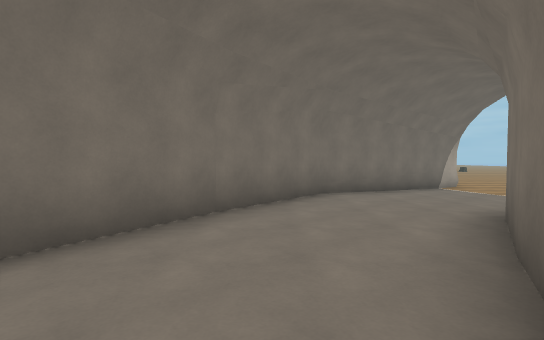
[1] (above)

14 first-person views from a walk through a Godot game level. The camera is 1.4 m above the floor, tilts 2° down and sees 85° across. The floor is counted in squares, 2 m on a side. Each view is taken from the middle of a square. On the plan, view 1 faces up. The plan holds only what a view shows up to about 10 squares ahead; the rest is blank. The place goes on beyond the plan. Characters and animated objects are left out. Surface patterns are stand-ins for the level's own textures.

[2]
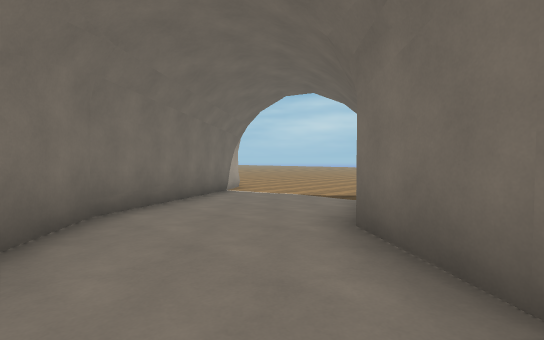

[3]
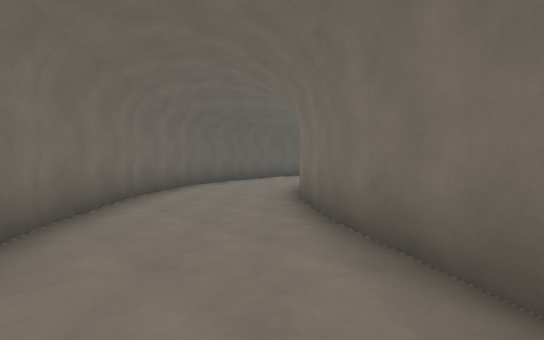

[4]
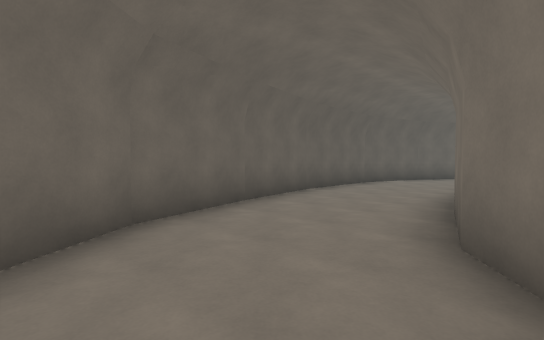

[5]
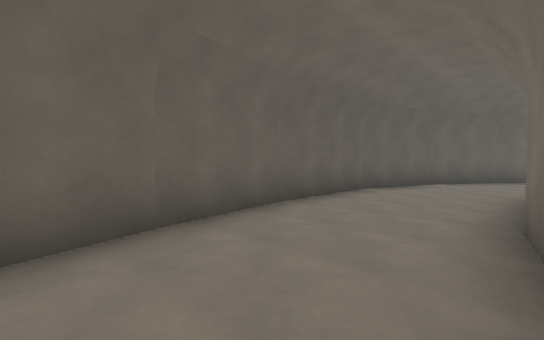

[6]
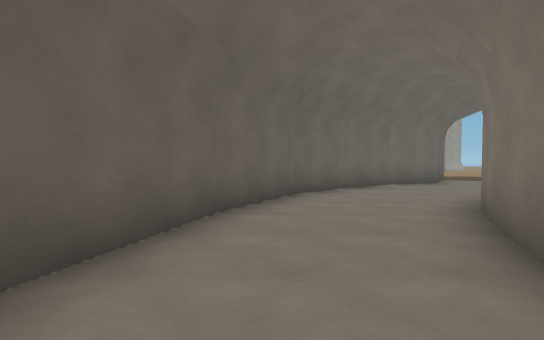

[7]
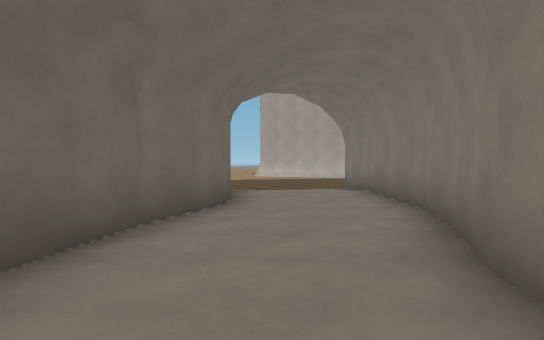

[8]
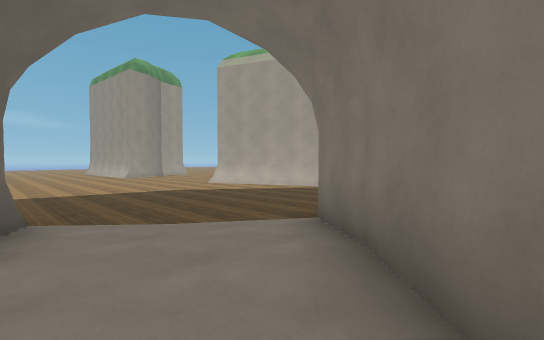

[9]
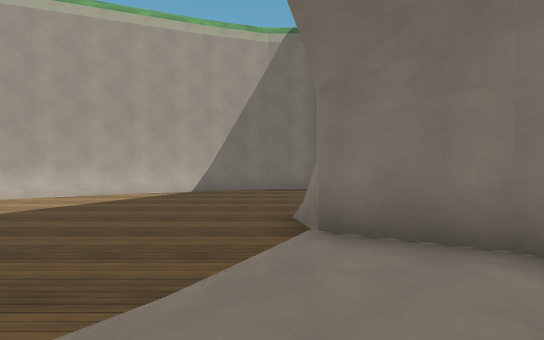

[10]
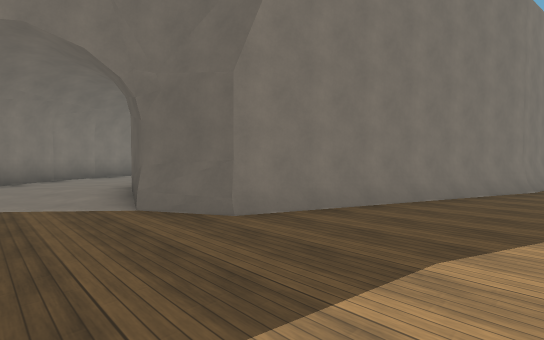

[11]
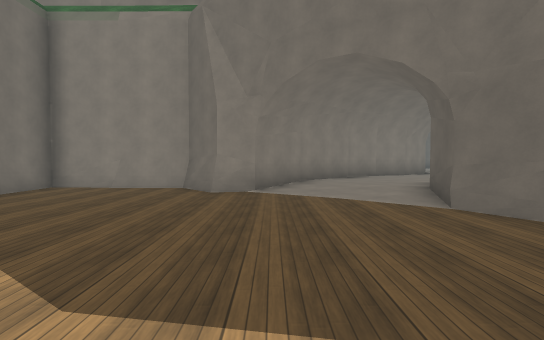

[12]
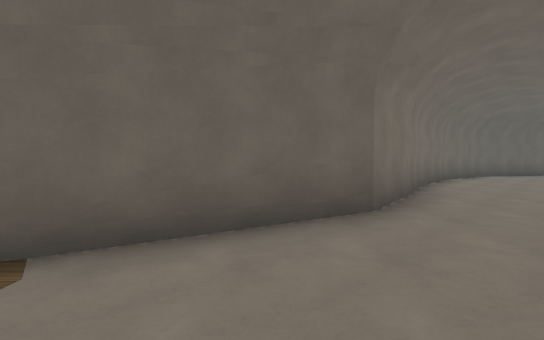

[13]
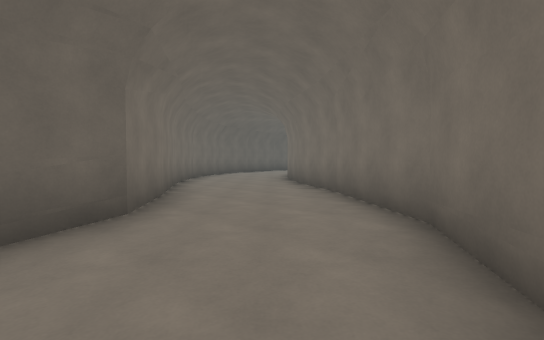

[14]
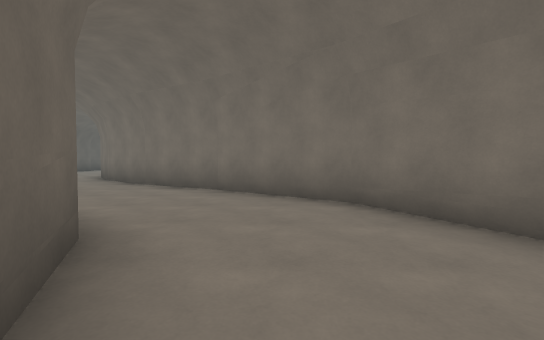

### Floor plan
Key: @ floor where view 1 was taken; # wall or solid block; x gap in a wall; . main floor; : floor 0.25 m higher than the main floor; / step, stairs or slope.
Columns run from 25 left of view 1 to 6 right of it. Each row starts with its distance up from view 1.
 12     #####
 11   ###...#
 10 ###.....#                      x
  9 #.......#                    ##.
  8 .......##                  ###..
  7 .......#                  ##....
  6 .......##                ##::...
  5 ....../:##              ##:::..#
  4 .....//::##            ##::::###
  3 ....##/:::##           #:::/#
  2 ...#  ##:::#          ##:::#
  1 ...#   #:::##        ##:::#
  0 ..#     #:::###    ###:::@#
 -1 ..#     #:::::#  ###:::::#
 -2 .#       #::::::::::::::#
 -3 .#        ##::::::::::##
 -4  #          ##/:::/###
 -5  #            #####

Positions as (right, up) in squares from view 1, and headings:
1: (0, 0), facing up
2: (0, 2), facing up-right
3: (1, 4), facing down-left
4: (-2, 0), facing down-left
5: (-4, -1), facing down-left
6: (-9, -3), facing left
7: (-14, -1), facing up-left
8: (-16, 3), facing up-left
9: (-19, 3), facing up
10: (-25, 5), facing down-right
11: (-25, 6), facing right
12: (4, 7), facing down
13: (4, 7), facing down-left
14: (5, 5), facing left
